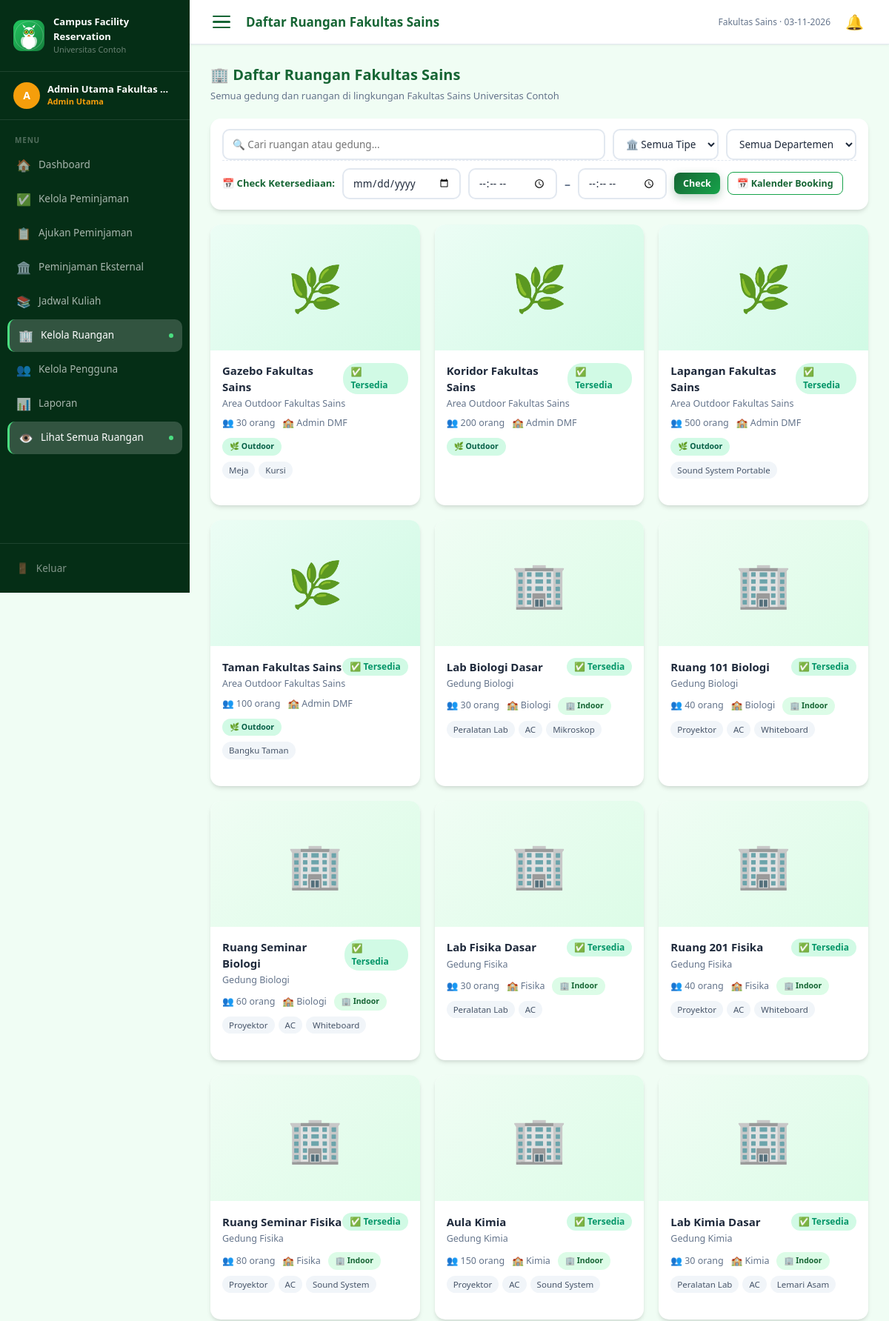
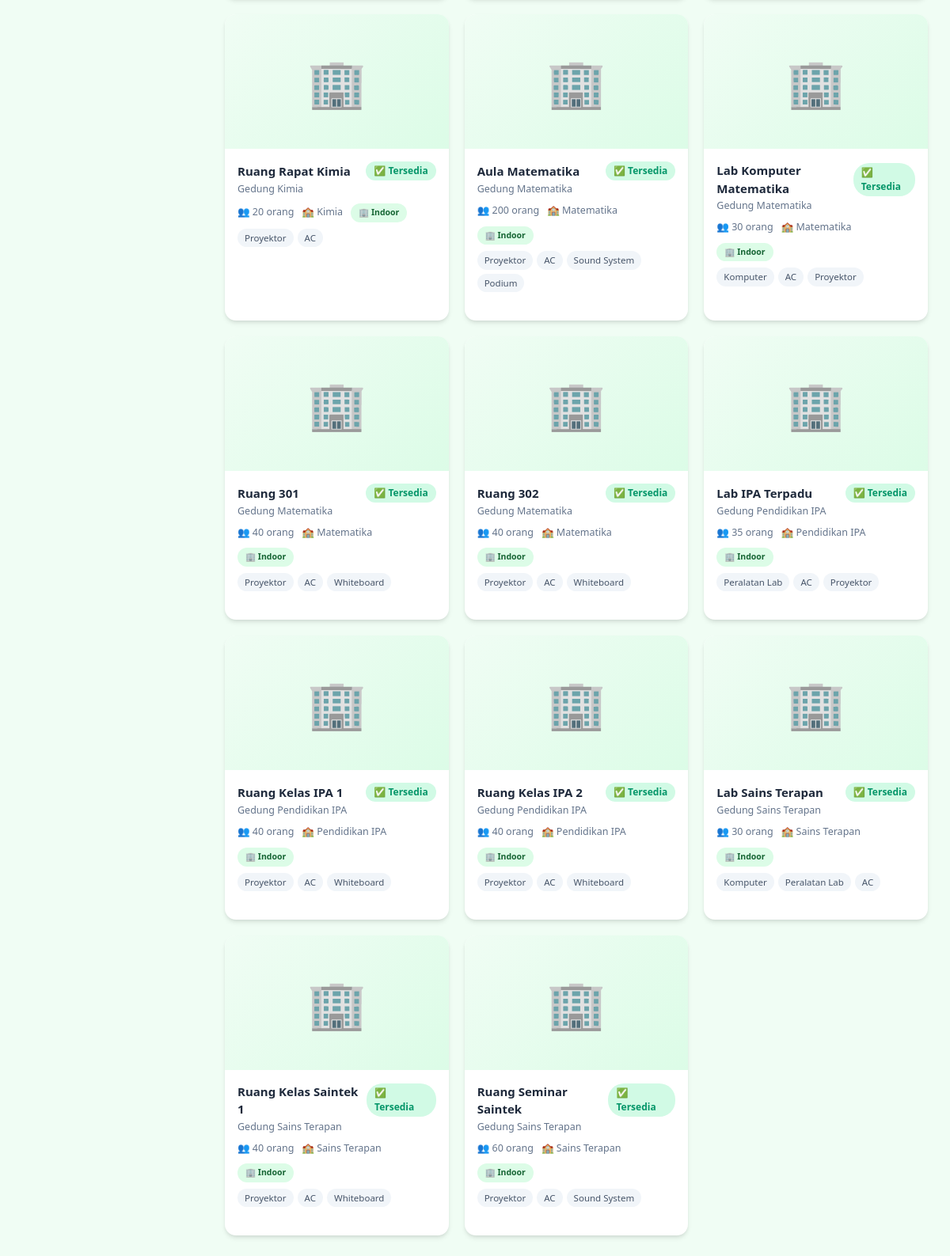
The app's page /user/rooms.php (signed in) with its own data (2 pictures, top to bottom).
### tables this page shows
CREATE TABLE `ruangan` (
  `id`          INT(11)      NOT NULL AUTO_INCREMENT,
  `nama`        VARCHAR(100) NOT NULL,
  `gedung`      VARCHAR(100) NOT NULL,
  `departemen`  VARCHAR(50)  NOT NULL,
  `tipe`        ENUM('indoor','outdoor') NOT NULL DEFAULT 'indoor',
  `kapasitas`   INT(11)      NOT NULL DEFAULT 30,
  `fasilitas`   TEXT         DEFAULT NULL,
  `deskripsi`   TEXT         DEFAULT NULL,
  `foto`        VARCHAR(255) DEFAULT NULL,
  `tersedia`    TINYINT(1)   NOT NULL DEFAULT 1,
  `created_at`  TIMESTAMP    NULL DEFAULT CURRENT_TIMESTAMP,
  PRIMARY KEY (`id`)
);

### includes/config.php (called while the page is built, shortened)
<?php
function e(mixed $v): string {
    return htmlspecialchars((string)$v, ENT_QUOTES, 'UTF-8');
}

### user/rooms.php (the view, shortened to what this page needs)
<?php
require_once __DIR__ . '/../includes/config.php';
$db = db();
$search          = trim($_GET['q'] ?? '');
$tanggal_cek     = $_GET['tanggal_cek'] ?? '';
$jam_mulai_cek   = $_GET['jam_mulai_cek'] ?? '';
$jam_selesai_cek = $_GET['jam_selesai_cek'] ?? '';
$cek_aktif       = $tanggal_cek && $jam_mulai_cek && $jam_selesai_cek;
$where = ['1=1'];
if ($cek_aktif) {
    $d   = $db->real_escape_string($tanggal_cek);
    $t1  = $db->real_escape_string($jam_mulai_cek);
    $t2  = $db->real_escape_string($jam_selesai_cek);
    $dow = (int)date('N', strtotime($tanggal_cek));
    $sql_pmj_count = "SELECT COUNT(*) FROM peminjaman p
        WHERE p.ruangan_id=ruangan.id AND p.status IN('pending','disetujui')
        AND CONCAT(p.tanggal_mulai,' ',p.jam_mulai) < CONCAT('$d',' ','$t2')
        AND CONCAT(p.tanggal_selesai,' ',p.jam_selesai) > CONCAT('$d',' ','$t1')";
    $sql_kul_count = "SELECT COUNT(*) FROM jadwal_kuliah jk
        WHERE jk.ruangan_id=ruangan.id AND jk.hari=$dow
        AND jk.tgl_mulai_semester <= '$d' AND jk.tgl_selesai_semester >= '$d'
        AND jk.jam_mulai < '$t2' AND jk.jam_selesai > '$t1'";
    $booking_subq = "(($sql_pmj_count) + ($sql_kul_count)) as booking_conflict";
    $sql_pmj_slots = "SELECT GROUP_CONCAT(
        CONCAT(TIME_FORMAT(p.jam_mulai,'%H:%i'),'–',TIME_FORMAT(p.jam_selesai,'%H:%i'),
               ' [',IF(p.status='disetujui','📋 Disetujui','📋 Menunggu'),']')
        ORDER BY p.jam_mulai SEPARATOR ', ')
        FROM peminjaman p
        WHERE p.ruangan_id=ruangan.id AND p.status IN('pending','disetujui')
        AND CONCAT(p.tanggal_mulai,' ',p.jam_mulai) < CONCAT('$d',' ','$t2')
        AND CONCAT(p.tanggal_selesai,' ',p.jam_selesai) > CONCAT('$d',' ','$t1')";
    $sql_kul_slots = "SELECT GROUP_CONCAT(
        CONCAT(TIME_FORMAT(jk.jam_mulai,'%H:%i'),'–',TIME_FORMAT(jk.jam_selesai,'%H:%i'),
               ' [📚 Kuliah: ',jk.nama_matkul,']')
        ORDER BY jk.jam_mulai SEPARATOR ', ')
        FROM jadwal_kuliah jk
        WHERE jk.ruangan_id=ruangan.id AND jk.hari=$dow
        AND jk.tgl_mulai_semester <= '$d' AND jk.tgl_selesai_semester >= '$d'
        AND jk.jam_mulai < '$t2' AND jk.jam_selesai > '$t1'";
    $conflict_subq = "NULLIF(CONCAT_WS(', ', ($sql_pmj_slots), ($sql_kul_slots)), '') as conflict_slots";
} else {
    $booking_subq  = "0 as booking_conflict";
    $conflict_subq = "NULL as conflict_slots";
}
$rooms     = $db->query("SELECT *, $booking_subq, $conflict_subq FROM ruangan WHERE " . implode(' AND ', $where) . " ORDER BY departemen, nama")->fetch_all(MYSQLI_ASSOC);
$dept_label = [
    'Area Outdoor Fakultas Sains' => 'Admin DMF',
    'Admin Fakultas Sains'        => 'Admin Fakultas Sains',
];
require_once __DIR__.'/../includes/header.php';
?>
<div class="section-title">🏢 Daftar Ruangan Fakultas Sains</div>
<div class="section-sub">Semua gedung dan ruangan di lingkungan Fakultas Sains Universitas Contoh</div>
<div class="filter-bar" style="flex-direction:column;gap:12px;align-items:stretch">
  <form method="get" id="filter-form">
    <div class="d-flex gap-2 flex-wrap w-100">
      <input name="q" class="form-control search-input" placeholder="🔍 Cari ruangan atau gedung..." value="<?= e($search) ?>">
      <select name="tipe" class="form-control w-auto" onchange="this.closest('form').submit()">
        <option value="">🏛️ Semua Tipe</option>
      </select>
      <select name="dept" class="form-control w-auto" onchange="this.closest('form').submit()">
        <option value="">Semua Departemen</option>
      </select>
    </div>
    <div class="avail-check-bar">
      <span class="avail-check-label">📅 Check Ketersediaan:</span>
      <input type="date" name="tanggal_cek" class="form-control" style="width:160px" value="<?= e($tanggal_cek) ?>" min="<?= date('Y-m-d') ?>" title="Tanggal yang ingin dicek">
      <input type="time" name="jam_mulai_cek" class="form-control" style="width:120px" value="<?= e($jam_mulai_cek) ?>" title="Jam Mulai">
      <span style="color:var(--text-muted);font-size:16px;font-weight:700;line-height:36px">–</span>
      <input type="time" name="jam_selesai_cek" class="form-control" style="width:120px" value="<?= e($jam_selesai_cek) ?>" title="Jam Selesai">
      <button type="submit" class="btn btn-primary btn-sm">Check</button>
      <button type="button" class="btn btn-sm" style="background:#fff;border:1.5px solid var(--primary-light);color:var(--primary);font-weight:600;white-space:nowrap" onclick="openKalenderModal()">
        📅 Kalender Booking
      </button>
    </div>
  </form>
</div>
<div class="room-grid">
<?php foreach($rooms as $r):
    $disabled  = !$r['tersedia'];
    $booked    = $cek_aktif && $r['booking_conflict'] > 0;
?>
<div class="room-card<?= $booked?' room-card-booked':'' ?>"
     data-avail="<?= $cek_aktif ? ($booked ? 'dibooking' : ($disabled ? 'nonaktif' : 'tersedia')) : 'tersedia' ?>"
     style="cursor:pointer"
     onclick="openRoomDetail(<?= htmlspecialchars(json_encode($r),ENT_QUOTES) ?>)">
  <?php $fp=UPLOAD_RUANGAN.$r['foto']; ?>
  <?php if($r['foto']&&file_exists($fp)): ?>
    <img src="<?= base_url('uploads/ruangan/'.e($r['foto'])) ?>" alt="<?= e($r['nama']) ?>" style="width:100%;height:170px;object-fit:cover;display:block">
  <?php else: ?>
    <div class="room-card-img <?= $r['tipe']==='outdoor'?'outdoor-placeholder':'' ?>"><?= $r['tipe']==='outdoor'?'🌿':'🏢' ?></div>
  <?php endif; ?>
  <div class="room-card-body">
    <div class="d-flex align-center justify-between">
      <div class="room-card-name"><?= e($r['nama']) ?></div>
      <?php if($cek_aktif): ?>
        <?php if($booked): ?>
          <span class="room-status-unavailable">🔴 Dibooking</span>
        <?php elseif($disabled): ?>
          <span class="room-status-unavailable" style="background:#f3f4f6;color:#6b7280">⛔ Nonaktif</span>
        <?php else: ?>
          <span class="room-status-available">✅ Tersedia</span>
        <?php endif; ?>
      <?php else: ?>
        <span class="<?= $r['tersedia']?'room-status-available':'room-status-unavailable' ?>"><?= $r['tersedia']?'✅ Tersedia':'🔴 Tidak Tersedia' ?></span>
      <?php endif; ?>
    </div>
    <div class="room-card-building"><?= e($r['gedung']) ?></div>
    <div class="room-card-meta">
      <span>👥 <?= $r['kapasitas'] ?> orang</span>
      <span>🏫 <?= e($dept_label[$r['departemen']] ?? $r['departemen']) ?></span>
      <span class="badge <?= $r['tipe']==='outdoor'?'badge-outdoor':'badge-indoor' ?>" style="font-size:10.5px"><?= $r['tipe']==='outdoor'?'🌿 Outdoor':'🏢 Indoor' ?></span>
    </div>
    <?php if($r['fasilitas']): ?><div class="room-card-facilities"><?php foreach(explode(',',$r['fasilitas']) as $f): ?><span class="facility-tag"><?= e(trim($f)) ?></span><?php endforeach; ?></div><?php endif; ?>
    <div class="room-card-actions">
    </div>
  </div>
</div>
<?php endforeach; ?>
</div>
<?php require_once __DIR__.'/../includes/footer.php'; ?>

### assets/css/style.css (style rules this page uses)
:root { --primary: #166534; --primary-dark: #14532d; --primary-light: #16a34a; --accent: #f59e0b; --success: #059669; --danger: #dc2626; --warning: #d97706; --secondary: #6b7280; --bg: #f0fdf4; --sidebar-bg: #052e16; --white: #ffffff; --border: #e2e8f0; --text: #1e293b; --text-muted: #64748b; --shadow: 0 4px 6px -1px rgba(0,0,0,.1), 0 2px 4px -1px rgba(0,0,0,.06); --shadow-lg: 0 10px 15px -3px rgba(0,0,0,.1), 0 4px 6px -2px rgba(0,0,0,.05); --radius: 14px; }
* { box-sizing:border-box;margin:0;padding:0 }
html { scroll-behavior:smooth }
body { font-family:'Segoe UI',system-ui,sans-serif;background:var(--bg);color:var(--text);font-size:15px;line-height:1.5 }
.form-control { width:100%;padding:11px 14px;border:2px solid var(--border);border-radius:10px;font-size:14px;color:var(--text);background:#fff;transition:border-color .18s,box-shadow .18s;font-family:inherit }
select.form-control { cursor:pointer }
.btn { display:inline-flex;align-items:center;justify-content:center;gap:6px;padding:10px 18px;border-radius:10px;font-size:13.5px;font-weight:700;border:none;cursor:pointer;transition:all .18s;font-family:inherit;text-decoration:none;line-height:1.2;white-space:nowrap }
.btn-primary { background:linear-gradient(135deg,var(--primary),var(--primary-light));color:#fff;box-shadow:0 4px 12px rgba(22,101,52,.3) }
.btn-sm { padding:7px 12px;font-size:12.5px;border-radius:8px }
.badge { display:inline-flex;align-items:center;gap:4px;padding:4px 10px;border-radius:20px;font-size:12px;font-weight:700 }
.badge-outdoor { background:#d1fae5;color:#065f46 }
.badge-indoor { background:#dcfce7;color:#166534 }
.room-grid { display:grid;grid-template-columns:repeat(auto-fill,minmax(280px,1fr));gap:20px }
.room-card { background:#fff;border-radius:var(--radius);box-shadow:var(--shadow);overflow:hidden;transition:transform .2s,box-shadow .2s;display:flex;flex-direction:column }
.room-card-img { width:100%;height:170px;display:flex;align-items:center;justify-content:center;font-size:60px;background:linear-gradient(135deg,#f0fdf4,#dcfce7);flex-shrink:0 }
.room-card-img.outdoor-placeholder { background:linear-gradient(135deg,#ecfdf5,#d1fae5) }
.room-card-body { padding:16px;flex:1;display:flex;flex-direction:column }
.room-card-actions { margin-top:auto;padding-top:10px }
.room-card-name { font-weight:700;font-size:15px;color:var(--text) }
.room-card-building { font-size:12.5px;color:var(--text-muted);margin-top:2px }
.room-card-meta { display:flex;gap:10px;flex-wrap:wrap;margin:8px 0;font-size:12.5px;color:var(--text-muted);align-items:center }
.room-card-facilities { display:flex;flex-wrap:wrap;gap:5px;margin-bottom:10px }
.facility-tag { background:#f1f5f9;color:#475569;padding:3px 9px;border-radius:20px;font-size:11.5px;font-weight:500 }
.room-status-available { display:inline-flex;align-items:center;gap:4px;font-size:12px;font-weight:700;color:#059669;background:#d1fae5;padding:3px 10px;border-radius:20px }
.filter-bar { display:flex;gap:12px;flex-wrap:wrap;align-items:center;margin-bottom:20px;background:#fff;border-radius:var(--radius);padding:14px 16px;box-shadow:var(--shadow) }
.filter-bar input,.filter-bar select { padding:9px 12px;border:2px solid var(--border);border-radius:10px;font-size:13.5px;background:#fff;font-family:inherit;transition:border-color .18s }
.search-input { flex:1;min-width:200px }
.d-flex { display:flex }
.align-center { align-items:center }
.justify-between { justify-content:space-between }
.gap-2 { gap:10px }
.flex-wrap { flex-wrap:wrap }
.w-100 { width:100% }
.w-auto { width:auto }
.section-title { font-size:20px;font-weight:800;color:var(--primary);margin-bottom:4px }
.section-sub { font-size:13px;color:var(--text-muted);margin-bottom:20px }
.avail-check-bar { display:flex;gap:10px;flex-wrap:wrap;align-items:center;padding-top:10px;border-top:1px dashed var(--border) }
.avail-check-label { font-size:13px;font-weight:700;color:var(--primary);white-space:nowrap }
button,a,input,select,textarea { touch-action:manipulation;-webkit-tap-highlight-color:transparent }
html { -webkit-text-size-adjust:100%;text-size-adjust:100% }
.detail-value,.notif-msg,.card-title,.room-card-name { overflow-wrap:anywhere }

### records on screen
ruangan: nama "Gazebo Fakultas Sains", tersedia "✅ Tersedia", gedung "Area Outdoor Fakultas Sains", kapasitas "30", departemen "Admin DMF", tipe "🌿 Outdoor", fasilitas "Meja", fasilitas "Kursi"
ruangan: nama "Koridor Fakultas Sains", tersedia "✅ Tersedia", gedung "Area Outdoor Fakultas Sains", kapasitas "200", departemen "Admin DMF", tipe "🌿 Outdoor"
ruangan: nama "Lapangan Fakultas Sains", tersedia "✅ Tersedia", gedung "Area Outdoor Fakultas Sains", kapasitas "500", departemen "Admin DMF", tipe "🌿 Outdoor", fasilitas "Sound System Portable"
ruangan: nama "Taman Fakultas Sains", tersedia "✅ Tersedia", gedung "Area Outdoor Fakultas Sains", kapasitas "100", departemen "Admin DMF", tipe "🌿 Outdoor", fasilitas "Bangku Taman"
ruangan: nama "Lab Biologi Dasar", tersedia "✅ Tersedia", gedung "Gedung Biologi", kapasitas "30", departemen "Biologi", tipe "🏢 Indoor", fasilitas "Peralatan Lab", fasilitas "AC", fasilitas "Mikroskop"
ruangan: nama "Ruang 101 Biologi", tersedia "✅ Tersedia", gedung "Gedung Biologi", kapasitas "40", departemen "Biologi", tipe "🏢 Indoor", fasilitas "Proyektor", fasilitas "AC", fasilitas "Whiteboard"
ruangan: nama "Ruang Seminar Biologi", tersedia "✅ Tersedia", gedung "Gedung Biologi", kapasitas "60", departemen "Biologi", tipe "🏢 Indoor", fasilitas "Proyektor", fasilitas "AC", fasilitas "Whiteboard"
ruangan: nama "Lab Fisika Dasar", tersedia "✅ Tersedia", gedung "Gedung Fisika", kapasitas "30", departemen "Fisika", tipe "🏢 Indoor", fasilitas "Peralatan Lab", fasilitas "AC"
ruangan: nama "Ruang 201 Fisika", tersedia "✅ Tersedia", gedung "Gedung Fisika", kapasitas "40", departemen "Fisika", tipe "🏢 Indoor", fasilitas "Proyektor", fasilitas "AC", fasilitas "Whiteboard"
ruangan: nama "Ruang Seminar Fisika", tersedia "✅ Tersedia", gedung "Gedung Fisika", kapasitas "80", departemen "Fisika", tipe "🏢 Indoor", fasilitas "Proyektor", fasilitas "AC", fasilitas "Sound System"
ruangan: nama "Aula Kimia", tersedia "✅ Tersedia", gedung "Gedung Kimia", kapasitas "150", departemen "Kimia", tipe "🏢 Indoor", fasilitas "Proyektor", fasilitas "AC", fasilitas "Sound System"
ruangan: nama "Lab Kimia Dasar", tersedia "✅ Tersedia", gedung "Gedung Kimia", kapasitas "30", departemen "Kimia", tipe "🏢 Indoor", fasilitas "Peralatan Lab", fasilitas "AC", fasilitas "Lemari Asam"
ruangan: nama "Ruang Rapat Kimia", tersedia "✅ Tersedia", gedung "Gedung Kimia", kapasitas "20", departemen "Kimia", tipe "🏢 Indoor", fasilitas "Proyektor", fasilitas "AC"
ruangan: nama "Aula Matematika", tersedia "✅ Tersedia", gedung "Gedung Matematika", kapasitas "200", departemen "Matematika", tipe "🏢 Indoor", fasilitas "Proyektor", fasilitas "AC", fasilitas "Sound System", fasilitas "Podium"
ruangan: nama "Lab Komputer Matematika", tersedia "✅ Tersedia", gedung "Gedung Matematika", kapasitas "30", departemen "Matematika", tipe "🏢 Indoor", fasilitas "Komputer", fasilitas "AC", fasilitas "Proyektor"
ruangan: nama "Ruang 301", tersedia "✅ Tersedia", gedung "Gedung Matematika", kapasitas "40", departemen "Matematika", tipe "🏢 Indoor", fasilitas "Proyektor", fasilitas "AC", fasilitas "Whiteboard"
ruangan: nama "Ruang 302", tersedia "✅ Tersedia", gedung "Gedung Matematika", kapasitas "40", departemen "Matematika", tipe "🏢 Indoor", fasilitas "Proyektor", fasilitas "AC", fasilitas "Whiteboard"
ruangan: nama "Lab IPA Terpadu", tersedia "✅ Tersedia", gedung "Gedung Pendidikan IPA", kapasitas "35", departemen "Pendidikan IPA", tipe "🏢 Indoor", fasilitas "Peralatan Lab", fasilitas "AC", fasilitas "Proyektor"
ruangan: nama "Ruang Kelas IPA 1", tersedia "✅ Tersedia", gedung "Gedung Pendidikan IPA", kapasitas "40", departemen "Pendidikan IPA", tipe "🏢 Indoor", fasilitas "Proyektor", fasilitas "AC", fasilitas "Whiteboard"
ruangan: nama "Ruang Kelas IPA 2", tersedia "✅ Tersedia", gedung "Gedung Pendidikan IPA", kapasitas "40", departemen "Pendidikan IPA", tipe "🏢 Indoor", fasilitas "Proyektor", fasilitas "AC", fasilitas "Whiteboard"
ruangan: nama "Lab Sains Terapan", tersedia "✅ Tersedia", gedung "Gedung Sains Terapan", kapasitas "30", departemen "Sains Terapan", tipe "🏢 Indoor", fasilitas "Komputer", fasilitas "Peralatan Lab", fasilitas "AC"
ruangan: nama "Ruang Kelas Saintek 1", tersedia "✅ Tersedia", gedung "Gedung Sains Terapan", kapasitas "40", departemen "Sains Terapan", tipe "🏢 Indoor", fasilitas "Proyektor", fasilitas "AC", fasilitas "Whiteboard"
ruangan: nama "Ruang Seminar Saintek", tersedia "✅ Tersedia", gedung "Gedung Sains Terapan", kapasitas "60", departemen "Sains Terapan", tipe "🏢 Indoor", fasilitas "Proyektor", fasilitas "AC", fasilitas "Sound System"

### other values on screen
mb_substr($user['nama'], 0, 1) "A"
mb_strimwidth($user['nama'], 0, 22, '…') "Admin Utama Fakultas …"
$role_labels[$user['role']] "Admin Utama"
$item['icon'] "🏠"
$item['label'] "Dashboard"
$item['icon'] "✅"
$item['label'] "Kelola Peminjaman"
$item['icon'] "📋"
$item['label'] "Ajukan Peminjaman"
$item['icon'] "🏛️"
$item['label'] "Peminjaman Eksternal"
$item['icon'] "📚"
$item['label'] "Jadwal Kuliah"
$item['icon'] "🏢"
$item['label'] "Kelola Ruangan"
